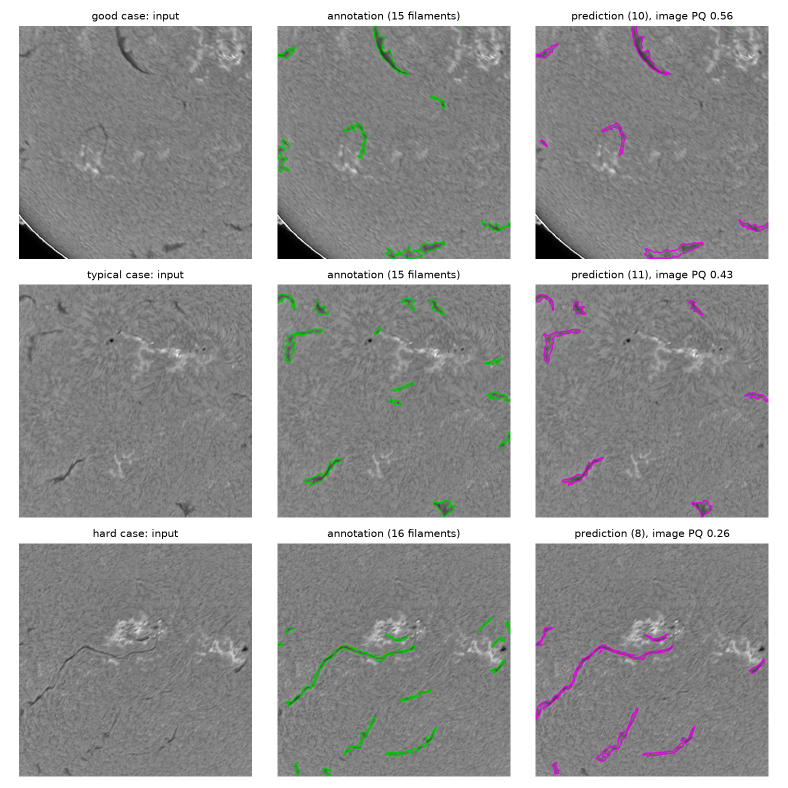
#> input picture fig_examples.png, 1575 x 1575 px (shown at 1/2 size)
$ python -i preprocess.py   (imports and definitions only)   (older library calls are emulated)
#> lines starting #> are read from the running program, lines starting #| are printed output that depends on the picture; after the words box and inside, x2 and y2 are one past the last pixel; in counts of white or black regions, pixels touching at a corner belong together
"""Image preprocessing: solar-disk masking and limb-darkening flattening.

Output of `preprocess` is a uint8 image where pixels outside the solar disk are 0 and
pixels inside are in [1, 255]. That way the disk mask is recoverable as `img > 0`
and the same function serves training (cached to PNG) and test-time inference.
"""
from __future__ import annotations

from pathlib import Path

import cv2
import numpy as np


def read_gray(path: str | Path) -> np.ndarray:
    img = cv2.imread(str(path), cv2.IMREAD_GRAYSCALE)
    if img is None:
        raise FileNotFoundError(path)
    return img


def solar_disk(img: np.ndarray, shrink: float = 0.995) -> tuple[np.ndarray, tuple[float, float, float]]:
    """Find the solar disk; returns (bool mask, (cx, cy, r)) in full-resolution pixels."""
#> called with shrink = 0.995
    h, w = img.shape
#> h = 1575; w = 1575
    scale = 512 / max(h, w)
#> scale = 0.325
    small = cv2.resize(img, (int(w * scale), int(h * scale)), interpolation=cv2.INTER_AREA)
    small = cv2.GaussianBlur(small, (0, 0), 3)
    _, bw = cv2.threshold(small, 0, 255, cv2.THRESH_BINARY + cv2.THRESH_OTSU)
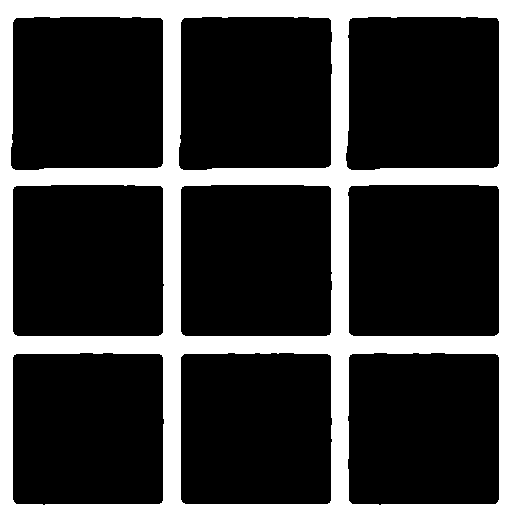
#> bw: shape (512, 512); 22.4% white; 1 white region, box (x1, y1, x2, y2) and area: (0, 0, 512, 512) 58776
    n, lab, stats, _ = cv2.connectedComponentsWithStats(bw, 8)
#> lab: shape (512, 512) int32; values 0 (black) and 1 (white), 22.4% white; 1 white region
#> n = 2; stats = [[11, 17, 488, 488, 203368], [0, 0, 512, 512, 58776]]
    if n <= 1:
        cx, cy, r = w / 2, h / 2, min(h, w) / 2
    else:
        big = 1 + int(np.argmax(stats[1:, cv2.CC_STAT_AREA]))
#> big = 1
        cnts, _ = cv2.findContours((lab == big).astype(np.uint8), cv2.RETR_EXTERNAL, cv2.CHAIN_APPROX_NONE)
#> cnts = 1 contour; box (x1, y1, x2, y2) and area: (0, 0, 512, 512) 261121
        (cx, cy), r = cv2.minEnclosingCircle(max(cnts, key=cv2.contourArea))
#> cx = 255.5; cy = 255.5; r = 361.3
        cx, cy, r = cx / scale, cy / scale, r / scale
#> cx = 786; cy = 786; r = 1111.5
    yy, xx = np.ogrid[:h, :w]
#> yy = 1575 values from 0 to 1574
    mask = (xx - cx) ** 2 + (yy - cy) ** 2 <= (r * shrink) ** 2
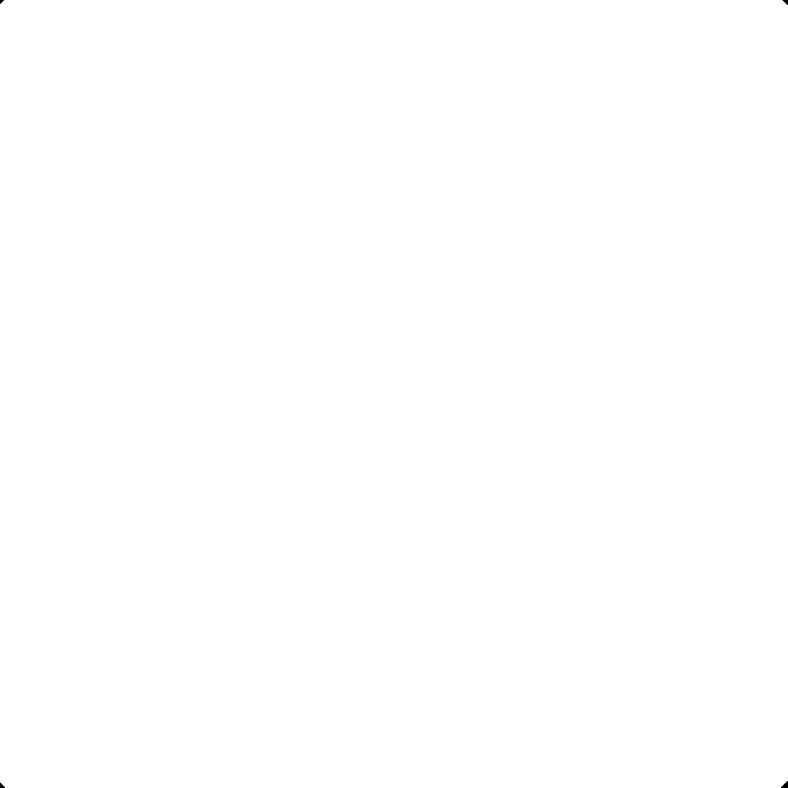
#> mask: shape (1575, 1575) bool (shown at 1/2 size); 100% white; 4 black regions, box (x1, y1, x2, y2) and area: (1562, 1562, 1575, 1575) 91, (1565, 0, 1575, 10) 55, (0, 1565, 10, 1575) 55, (0, 0, 8, 8) 36
    return mask, (float(cx), float(cy), float(r))


def flatten(img: np.ndarray, disk: np.ndarray, sigma_full: float = 96.0) -> np.ndarray:
    """Divide by a smooth background (removes limb darkening and large-scale gradients).

    The background is a normalised (masked) Gaussian blur computed at 1/8 resolution
    for speed. Returns a float32 contrast image, ~1.0 on quiet Sun, < 1 on filaments.
    """
#> called with sigma_full = 96
    h, w = img.shape
#> h = 1575; w = 1575
    f = img.astype(np.float32)
    s = 8
    small = cv2.resize(f, (w // s, h // s), interpolation=cv2.INTER_AREA)
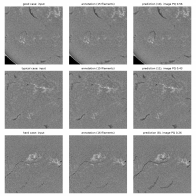
#> small: shape (196, 196) float32; min 0, max 255, mean 153; drawn with min black and max white
    dsm = cv2.resize(disk.astype(np.float32), (w // s, h // s), interpolation=cv2.INTER_AREA)
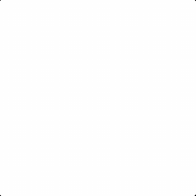
#> dsm: shape (196, 196) float32; min 0.0498, max 1, mean 1
    num = cv2.GaussianBlur(small * dsm, (0, 0), sigma_full / s)
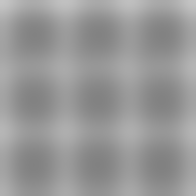
#> num: shape (196, 196) float32; min 129.2, max 197.8, mean 152.2
    den = cv2.GaussianBlur(dsm, (0, 0), sigma_full / s)
    bg = cv2.resize(num / np.maximum(den, 1e-3), (w, h), interpolation=cv2.INTER_LINEAR)
    out = f / np.maximum(bg, 1.0)
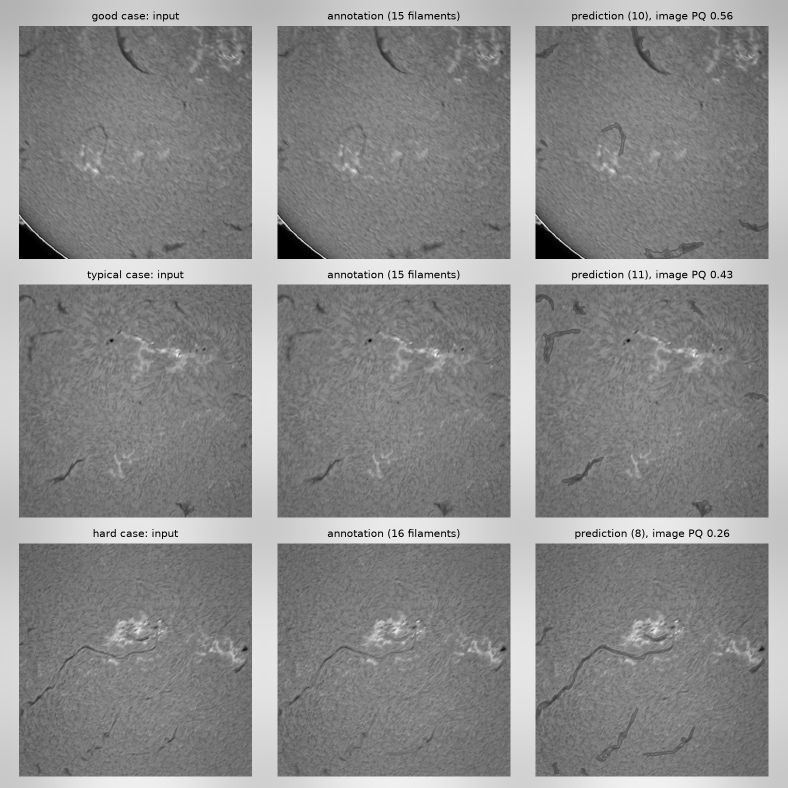
#> out: shape (1575, 1575) float32 (shown at 1/2 size); min 0, max 1.84, mean 0.998; drawn with min black and max white
    out[~disk] = 1.0
#> out: shape (1575, 1575) float32; 0.01% of pixels changed, all inside (x1, y1, x2, y2) = (0, 0, 1575, 1575)
    return out


def _to_u8(resp: np.ndarray, disk: np.ndarray, pct: float = 99.5) -> np.ndarray:
    """Non-negative filter response -> uint8, scaled by a robust percentile inside the disk."""
    hi = np.percentile(resp[disk][::7], pct) + 1e-6
    out = np.clip(resp / hi * 255.0, 0, 255).astype(np.uint8)
    out[~disk] = 0
    return out


def dark_ridges(img_f: np.ndarray, sigmas=(2.0, 4.0, 8.0)) -> np.ndarray:
    """Multi-scale Hessian ridge filter for thin DARK lines (Sato-style, as for vessels).

    At each scale the largest Hessian eigenvalue is positive across a dark line;
    its scale-normalised value (sigma^2 * lambda_max, only where positive) is taken,
    and the maximum over scales is returned.
    """
    out = np.zeros_like(img_f, dtype=np.float32)
    for s in sigmas:
        g = cv2.GaussianBlur(img_f, (0, 0), s)
        dxx = cv2.Sobel(g, cv2.CV_32F, 2, 0, ksize=3)
        dyy = cv2.Sobel(g, cv2.CV_32F, 0, 2, ksize=3)
        dxy = cv2.Sobel(g, cv2.CV_32F, 1, 1, ksize=3)
        tr_half = (dxx + dyy) / 2
        lam_max = tr_half + np.sqrt(((dxx - dyy) / 2) ** 2 + dxy ** 2)
        np.maximum(out, (s * s) * np.maximum(lam_max, 0), out=out)
    return out


def black_tophat(img_u8: np.ndarray, size: int = 51, smooth: float = 2.0) -> np.ndarray:
    """Dark structures narrower than `size` px, relative to their local background.

    The image is lightly smoothed first so pixel noise does not dominate the response.
    """
    g = cv2.GaussianBlur(img_u8, (0, 0), smooth) if smooth > 0 else img_u8
    ker = cv2.getStructuringElement(cv2.MORPH_ELLIPSE, (size, size))
    return cv2.morphologyEx(g, cv2.MORPH_BLACKHAT, ker).astype(np.float32)


def preprocess(img: np.ndarray, mode: str = "flat") -> np.ndarray:
    """Raw grayscale uint8 -> model-ready uint8 (0 outside disk, 1..255 inside).

    mode "flat" : flattened contrast, z-scored inside the disk, mapped 128 + 32 z   -> (H, W)
    mode "raw"  : original intensities inside the disk                                -> (H, W)
    mode "ridge": (H, W, 3) = [flat, dark-ridge filter, black top-hat]; channel 0 is
                  the "flat" image, so the disk mask is still channel 0 > 0
    """
    disk, _ = solar_disk(img)
    if mode == "raw":
        out = np.clip(img, 1, 255).astype(np.uint8)
    elif mode in ("flat", "ridge"):
        c = flatten(img, disk)
        vals = c[disk]
        mu, sd = np.median(vals), vals.std() + 1e-6
#> mu = 0.891; sd = 0.303
        z = (c - mu) / sd
        out = np.clip(128 + 32 * z, 1, 255).astype(np.uint8)
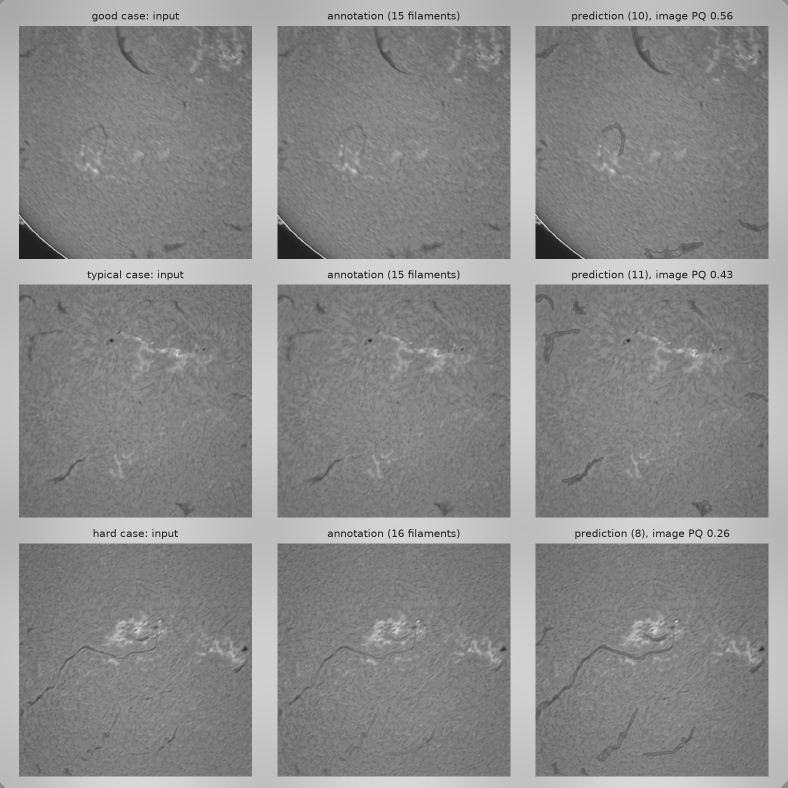
#> out: shape (1575, 1575) (shown at 1/2 size); min 33, max 227, mean 138.8
    else:
        raise ValueError(f"unknown preprocess mode {mode}")
    out[~disk] = 0
    if mode == "ridge":
        inner = cv2.erode(disk.astype(np.uint8), np.ones((9, 9), np.uint8)) > 0  # no limb edge response
        filled = np.where(disk, out, 128).astype(np.uint8)  # avoid a fake dark ring at the limb
        ridge = _to_u8(dark_ridges(filled.astype(np.float32)), inner)
        that = _to_u8(black_tophat(filled), inner)
        out = np.dstack([out, ridge, that])
    return out


def preprocess_file(path: str | Path, mode: str = "flat") -> np.ndarray:
    return preprocess(read_gray(path), mode)

>>> import cv2
>>> picture = cv2.imread('../../fig_examples.png', cv2.IMREAD_GRAYSCALE)
>>> result = preprocess(picture)
